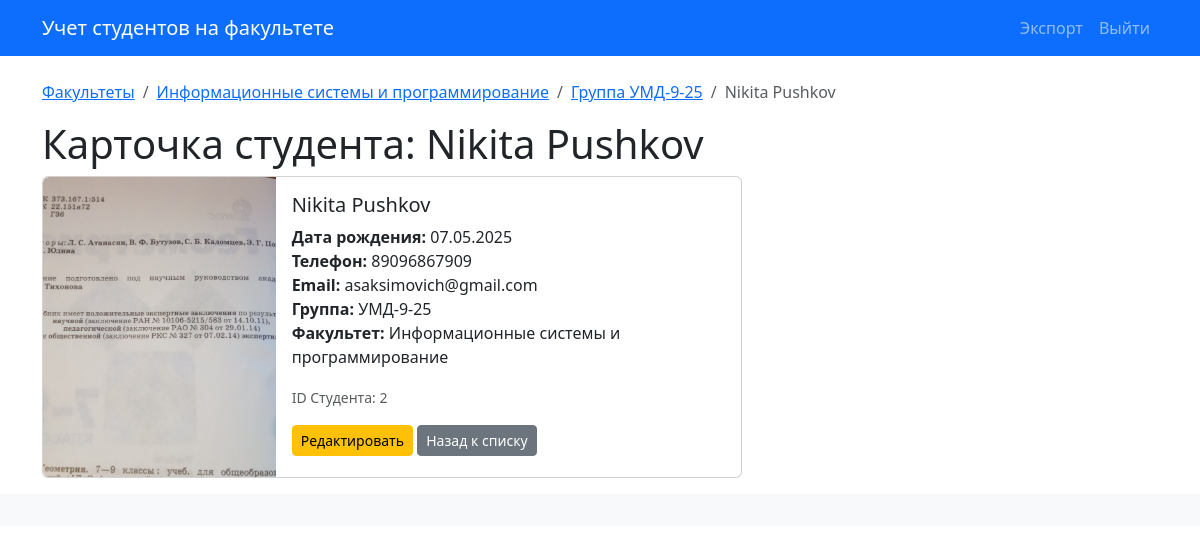
The page /students/2/view_card on the database its author committed.
### app/models.py (models this page shows, shortened)
class Faculty(db.Model):
    id = db.Column(db.Integer, primary_key=True)
    name = db.Column(db.String(128), nullable=False)
    short_name = db.Column(db.String(32), nullable=False)
    description = db.Column(db.Text)
    groups = db.relationship('Group', backref='faculty', cascade='all, delete-orphan')

class Group(db.Model):
    id = db.Column(db.Integer, primary_key=True)
    year = db.Column(db.Integer, nullable=False)
    duration = db.Column(db.Integer, nullable=False)
    name = db.Column(db.String(64), nullable=False)
    course = db.Column(db.Integer, nullable=False)
    status = db.Column(db.String(32))
    faculty_id = db.Column(db.Integer, db.ForeignKey('faculty.id'), nullable=False)
    students = db.relationship('Student', backref='group', cascade='all, delete-orphan')

class Student(db.Model):
    id = db.Column(db.Integer, primary_key=True)
    full_name = db.Column(db.String(100), nullable=False)
    date_of_birth = db.Column(db.Date, nullable=False)
    phone_number = db.Column(db.String(32), nullable=False)
    email = db.Column(db.String(128), nullable=False, unique=True)
    group_id = db.Column(db.Integer, db.ForeignKey('group.id'), nullable=False)
    photo_filename = db.Column(db.String(255), nullable=True)

### app/routes/students.py (the view)
@students_bp.route('/<int:student_id>/view_card')
def view_student_card(student_id):
    student = Student.query.get_or_404(student_id)
    return render_template('students/view_card.html', student=student)

### app/templates/students/view_card.html (shortened to what this page needs)
{% extends "base.html" %}
{% block content %}
    <nav aria-label="breadcrumb">
        <ol class="breadcrumb">
            <li class="breadcrumb-item"><a href="{{ url_for('faculties.list_faculties') }}">Факультеты</a></li>
            <li class="breadcrumb-item"><a href="{{ url_for('faculty_groups.list_groups', faculty_id=student.group.faculty.id) }}">{{ student.group.faculty.name }}</a></li>
            <li class="breadcrumb-item"><a href="{{ url_for('group_students.list_students_in_group', group_id=student.group.id) }}">Группа {{ student.group.name }}</a></li>
            <li class="breadcrumb-item active" aria-current="page">{{ student.full_name }}</li>
        </ol>
    </nav>
    <h1>Карточка студента: {{ student.full_name }}</h1>
    <div class="card mb-3" style="max-width: 700px;">
        <div class="row g-0">
            <div class="col-md-4">
                {% if student.photo_filename %}
                    <img src="{{ url_for('static', filename='uploads/student_photos/' + student.photo_filename) }}"
                         class="img-fluid rounded-start"
                         alt="Фото {{ student.full_name }}"
                         style="width: 100%; height: 300px; object-fit: cover;">
                {% else %}
                    <div style="width: 100%; height: 300px; background-color: #e9ecef; display: flex; align-items: center; justify-content: center;" class="rounded-start">
                        <span class="text-muted">Нет фото</span>
                    </div>
                {% endif %}
            </div>
            <div class="col-md-8">
                <div class="card-body">
                    <h5 class="card-title">{{ student.full_name }}</h5>
                    <p class="card-text">
                        <strong>Дата рождения:</strong> {{ student.date_of_birth.strftime('%d.%m.%Y') if student.date_of_birth else 'Не указана' }}<br>
                        <strong>Телефон:</strong> {{ student.phone_number }}<br>
                        <strong>Email:</strong> {{ student.email }}<br>
                        <strong>Группа:</strong> {{ student.group.name }}<br>
                        <strong>Факультет:</strong> {{ student.group.faculty.name }}
                    </p>
                    <p class="card-text"><small class="text-muted">ID Студента: {{ student.id }}</small></p>
                    <a href="{{ url_for('students.edit_student', student_id=student.id) }}" class="btn btn-warning btn-sm">Редактировать</a>
                    <a href="{{ url_for('group_students.list_students_in_group', group_id=student.group_id) }}" class="btn btn-secondary btn-sm">Назад к списку</a>
                </div>
            </div>
        </div>
    </div>
{% endblock %}

### rows shown on the page
Faculty: group.faculty.name "Информационные системы и программирование"
Group: group.name "УМД-9-25"
Student: full_name "Nikita Pushkov", photo_filename (picture), date_of_birth "07.05.2025", phone_number "89096867909", email "asaksimovich@gmail.com", id "2"
